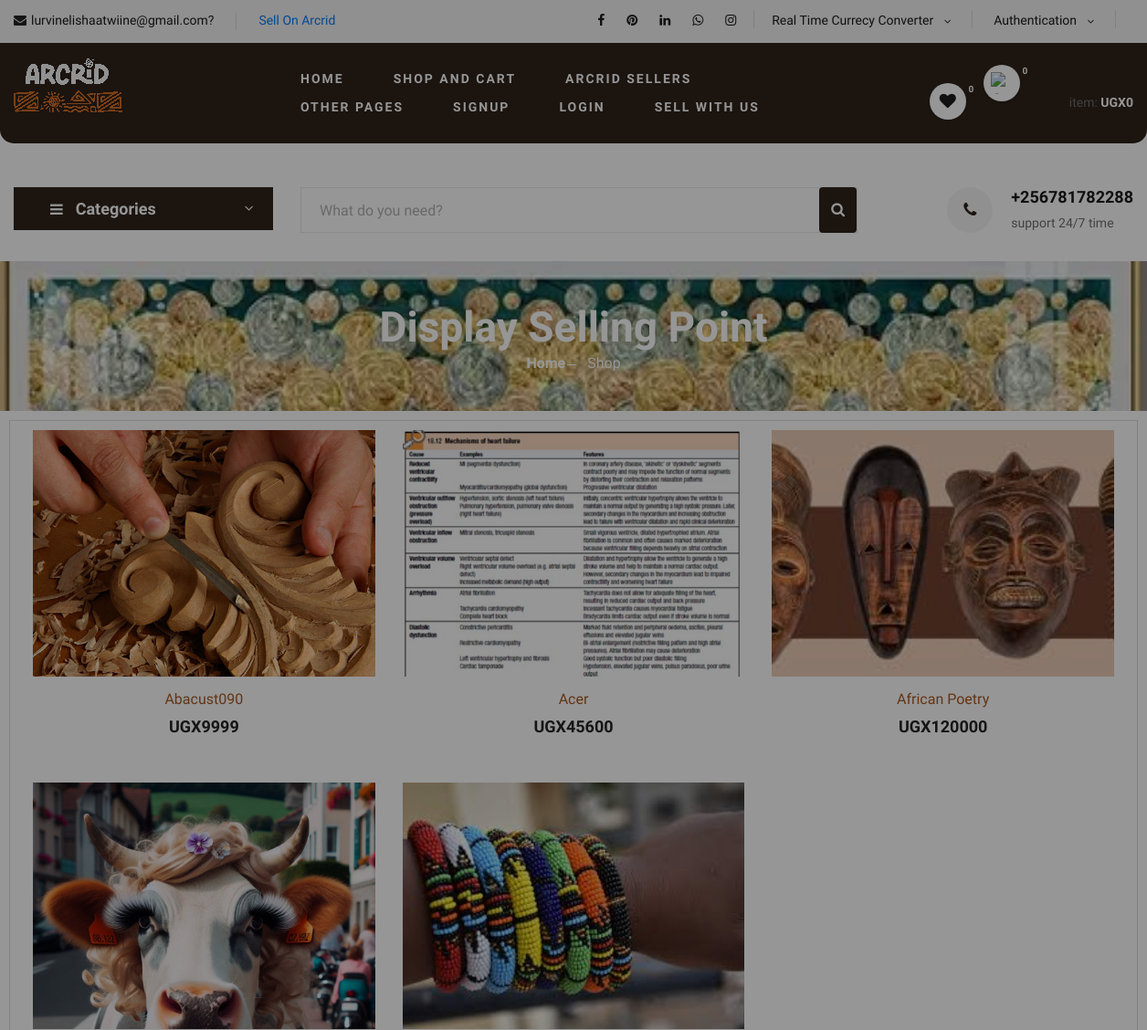
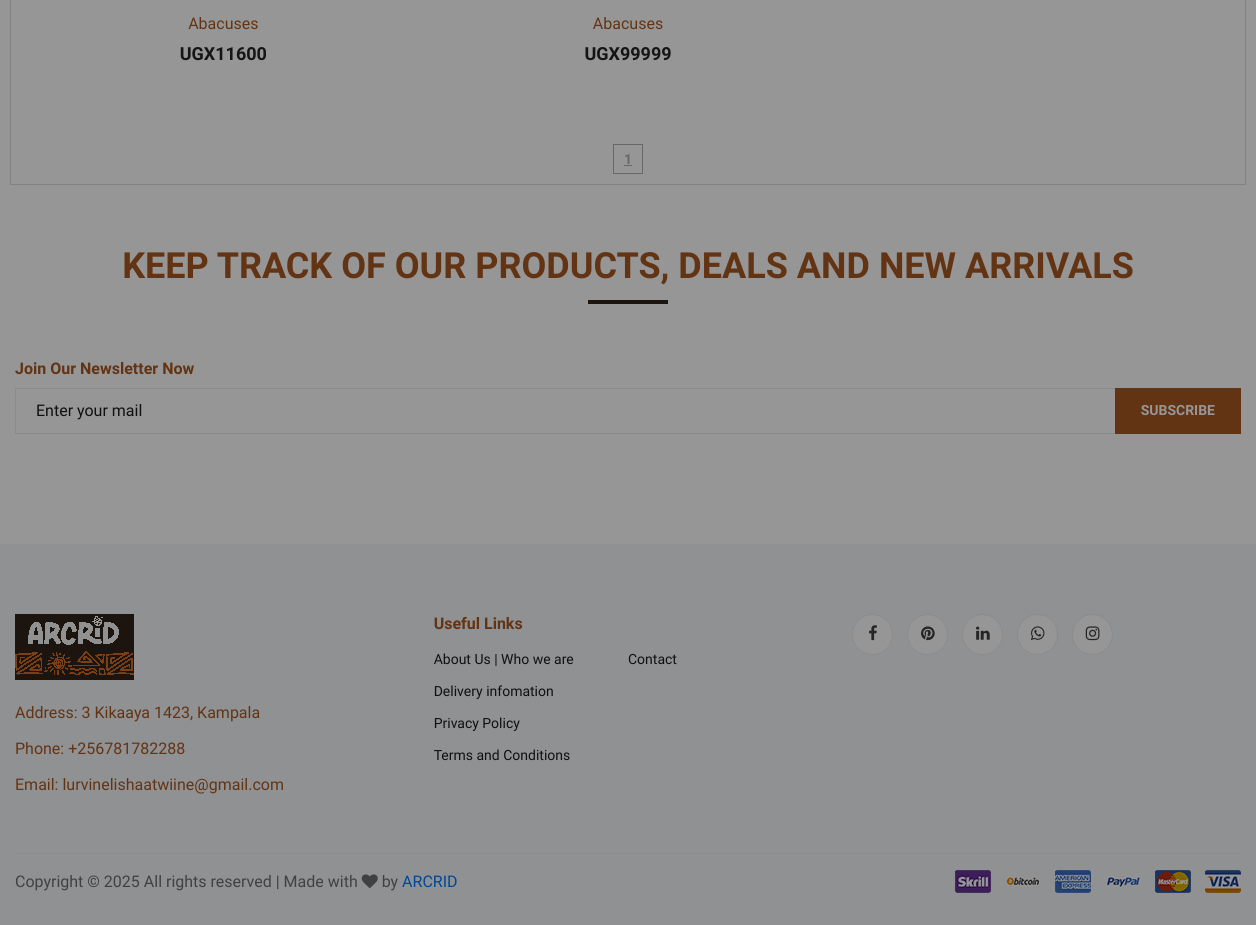
The app's page /store with its own data (2 pictures, top to bottom).
### shop/models/product.py (models this page shows, shortened)
class Product(models.Model):
    name = models.CharField(max_length=50)
    price = models.IntegerField(default=0)
    del_price= models.IntegerField(default=0)
    selling_price =models.IntegerField(default=0)
    stock = models.IntegerField(default=0)
    category =models.ForeignKey(Sub_Category, on_delete=models.CASCADE, default=1,blank=True,null=True)
    brand = models.ForeignKey(Major_Categories, on_delete=models.CASCADE, default=1)
    description = models.TextField(max_length=1000,blank=True,null=True)
    image =models.ImageField(upload_to='Uploads/products/',default='Categories/arcrid.jpg')
    image2 =models.ImageField(upload_to='Uploads/products/',default='Categories/arcrid.jpg')
    image3 =models.ImageField(upload_to='Uploads/products/',default='Categories/arcrid.jpg')
    image4 =models.ImageField(upload_to='Uploads/products/',default='Categories/arcrid.jpg')
    shop=models.CharField(max_length=100,default=1)
    shop_name =models.CharField(max_length=100,default='Pearlmart',blank=True)
    dates= models.DateTimeField(default=timezone.now)
    average_rating = models.FloatField(default=0.0)
    is_top_rated = models.BooleanField(default=False)
    is_featured = models.BooleanField(default=False)

### shop/views/home.py (the view)
# urls.py: path('store', store , name='store'),
def store(request):
    cart = request.session.get('cart', {})
    if not cart:
        request.session['cart'] = {}
    productes = Product.get_products_by_id(list(cart.keys())) if cart else {}
    categories = Sub_Category.get_all_categories()
    brands = Major_Categories.get_all_brand()
    categoryID = request.GET.get('category')
    brandID = request.GET.get('brand')
    customer = request.user.id
    k = request.GET.get('caution')
    if k:
        Order.objects.filter(id=k, customer=customer).delete()
        orders = Order.get_orders_by_customer(customer)
        messages.success(request, 'Order Item deleted Successfully')
        return render(request, 'orders.html', {'orders': orders})
    if categoryID:
        products = Product.get_all_products_by_categoryid(categoryID)
    elif brandID:
        products = Product.objects.filter(category__brand_id=brandID)#Product.get_all_products_by_brandid(brandID)
    else:
        products = Product.objects.all().order_by('?')  # Random order
    paginator = Paginator(products, 20)  # 20 items per page
    page_number = request.GET.get('page')
    page_obj = paginator.get_page(page_number)  # Get the current page
    vendor_present_here = request.user.is_authenticated and Vendor.objects.filter(vendor=request.user.id).exists()
    if request.user.is_authenticated:
        user = request.user
        likes = Like.objects.filter(user=user).select_related('product')
        liked_products = [like.product.id for like in likes]
    else:
        liked_products=[]
    categories = Sub_Category.get_all_categories()
    brands = Major_Categories.get_all_brand()
    context = {
        'liked_products':liked_products,
        'page_obj': page_obj,  # Pass paginated products
        'vendor_present_here': vendor_present_here,
        'store': 'store',
        'products':productes,
        'k': categoryID or brandID,  # Preserve filter
        'brands': brands,
        'categories': categories,
    }
    return render(request, 'shop-grid.html', context)

### shop/models/brand.py (called while the page is built)
    @staticmethod
    def get_all_brand():
        return Major_Categories.objects.all()

### shop/models/category.py (called while the page is built)
    @staticmethod
    def get_all_categories():
        return Sub_Category.objects.all()

### shop/templatetags/cart.py (called while the page is built)
@register.filter(name='total_cart_price')
def total_cart_price(productes , cart):
    sum = 0 ;
    for p in productes:
        sum += int(price_total(p , cart))
    return sum

### templates/shop-grid.html (shortened to what this page needs)
{% extends 'base.html' %}
{% block content %}
{% load static %}
    <section class="hero hero-normal">
        <div class="container">
            <div class="row">
                <div class="col-lg-3">
                    <div class="hero__categories">
                        <div class="hero__categories__all">
                            <i class="fa fa-bars"></i>
                            <span>Categories</span>
                        </div>
                    </div>
                </div>
                <div class="col-lg-9" >
                    <div class="hero__search">
                        <div class="hero__search__form">
                            <form class="d-flex" action="{% url 'search' %}" method="POST">
                            <input type="text" class="form-control" placeholder="What do you need?" style="max-width: 100%;" name="searched">
                            <button type="submit" class="btn text-white ms-2" style="background-color: #2f231b;">
                                <i class="fa fa-search"></i>
                            </button>
                        </form>
                        </div>
                        <div class="hero__search__phone   d-none d-md-block  hide-on-mobile">
                            <div class="hero__search__phone__icon">
                                <i class="fa fa-phone"></i>
                            </div>
                            <div class="hero__search__phone__text">
                                <h5>+256781782288</h5>
                                <span>support 24/7 time</span>
                            </div>
                        </div>
                    </div>
                </div>
            </div>
        </div>
    </section>
    <section class="breadcrumb-section set-bg" data-setbg="{% static 'img/il_570xN.3238369392_bydc-1.webp' %}">
        <div class="container">
            <div class="row">
                <div class="col-lg-12 text-center">
                    <div class="breadcrumb__text">
                        <h2>Display Selling Point</h2>
                        <div class="breadcrumb__option">
                            <a href="/">Home</a>
                            <span>Shop</span>
                        </div>
                    </div>
                </div>
            </div>
        </div>
    </section>
    <section class="product spad">
        <div class="container">
            <div class="row">
                <div class="col-lg-12 col-md-12">
                    <div class="row">
                        {% for product in page_obj %}
                            <div class="col-lg-4 col-md-6 col-sm-6">
                                <div class="product__item">
                                    <div class="product__item__pic set-bg" data-setbg="{{ product.image.url }}"
                                        onclick="window.location.href='{% url 'details' product.id %}';"
                                        style="cursor: pointer;">
                                    </div>
                                    <div class="product__item__text">
                                        <h6><a href="{% url 'details' product.id %}" style="color: #A95922;">{{ product.name }}</a></h6>
                                        <h5 class="converted-price" data-price-ugx="{{ product.price }}">UGX{{ product.price }} </h5>
                                    </div>
                                </div>
                            </div>
                        {% endfor %}
                    </div>
                    <div class="product__pagination" style="text-align: center; margin-top: 20px;">
                        <a href="#" class="active" style="font-weight: bold; text-decoration: underline;">{{ page_obj.number }}</a>
                    </div>
                </div>
            </div>
        </div>
    </section>
{% endblock %}

### static/css/style.css (style rules this page uses)
html, body { height: auto !important; font-family: "Cairo", sans-serif; -webkit-font-smoothing: antialiased; font-smoothing: antialiased; }
h1, h2, h3, h4, h5, h6 { margin: 0; color: #111111; font-weight: 400; font-family: "Cairo", sans-serif; }
h2 { font-size: 36px; }
h5 { font-size: 18px; }
h6 { font-size: 16px; }
.set-bg { background-repeat: no-repeat; background-size: cover; background-position: top center; }
.spad { padding-top: 100px; padding-bottom: 100px; }
.hero { padding-bottom: 50px; }
.hero.hero-normal { padding-bottom: 30px; }
.hero.hero-normal .hero__categories { position: relative; }
.hero.hero-normal .hero__search { margin-bottom: 0; }
.hero__categories__all { background: #2f231b; position: relative; padding: 10px 25px 10px 40px; cursor: pointer; }
.hero__categories__all i { font-size: 16px; color: #ffffff; margin-right: 10px; }
.hero__categories__all span { font-size: 18px; font-weight: 700; color: #ffffff; }
.hero__categories__all:after { position: absolute; right: 18px; top: 9px; content: "3"; font-family: "ElegantIcons"; font-size: 18px; color: #ffffff; }
.hero__search { overflow: hidden; margin-bottom: 30px; }
.hero__search__form { width: 610px; height: 50px; border: 1px solid #ebebeb; position: relative; float: left; }
.hero__search__form form input { width: 70%; border: none; height: 48px; font-size: 16px; color: #b2b2b2; padding-left: 20px; }
.hero__search__form form input::placeholder { color: #b2b2b2; }
.hero__search__form form button { position: absolute; right: 0; top: -1px; height: 50px; }
.hero__search__phone { float: right; }
.hero__search__phone__icon { font-size: 18px; color: #2f231b; height: 50px; width: 50px; background: #f5f5f5; line-height: 50px; text-align: center; border-radius: 50%; float: left; margin-right: 20px; }
.hero__search__phone__text { overflow: hidden; }
.hero__search__phone__text h5 { color: #1c1c1c; font-weight: 700; margin-bottom: 5px; }
.hero__search__phone__text span { font-size: 14px; color: #6f6f6f; }
.breadcrumb-section { display: flex; align-items: center; padding: 45px 0 40px; }
.breadcrumb__text h2 { font-size: 46px; color: #ffffff; font-weight: 700; }
.breadcrumb__option a { display: inline-block; font-size: 16px; color: #ffffff; font-weight: 700; margin-right: 20px; position: relative; }
.breadcrumb__option a:after { position: absolute; right: -12px; top: 13px; height: 1px; width: 10px; background: #ffffff; content: ""; }
.breadcrumb__option span { display: inline-block; font-size: 16px; color: #ffffff; }
.product { padding-top: 80px; padding-bottom: 80px; }
.product__item { margin-bottom: 50px; }
.product__item__pic { height: 270px; position: relative; overflow: hidden; }
.product__item__text { text-align: center; padding-top: 15px; }
.product__item__text h6 { margin-bottom: 10px; }
.product__item__text h6 a { color: #252525; }
.product__item__text h5 { color: #252525; font-weight: 700; }
.product__pagination, .blog__pagination { padding-top: 10px; }
.product__pagination a, .blog__pagination a { display: inline-block; width: 30px; height: 30px; border: 1px solid #b2b2b2; font-size: 14px; color: #b2b2b2; font-weight: 700; line-height: 28px; text-align: center; margin-right: 16px; -webkit-transition: all, 0.3s; -moz-transition: all, 0.3s; -ms-transition: all, 0.3s; -o-transition: all, 0.3s; transition: all, 0.3s; }
.product__pagination a:last-child, .blog__pagination a:last-child { margin-right: 0; }
@media only screen and (min-width: 1200px) { .container { max-width: 1870px; } }

### templates/base.html (style rules this page uses)
.product { padding: 10px; border: 1px solid #ddd; margin: 10px; display: flex; align-items: center; justify-content: space-between; }

### records on screen
Product: shows a picture, name "Abacust090", price "9999"
Product: shows a picture, name "Acer", price "45600"
Product: shows a picture, name "African Poetry", price "120000"
Product: shows a picture, name "Abacuses", price "11600"
Product: shows a picture, name "Abacuses", price "99999"

### other values on screen
{{ liked_products|length }} "0"
{{ products|total_cart_price:request.session.cart }} "0"
{{ page_obj.number }} "1"
